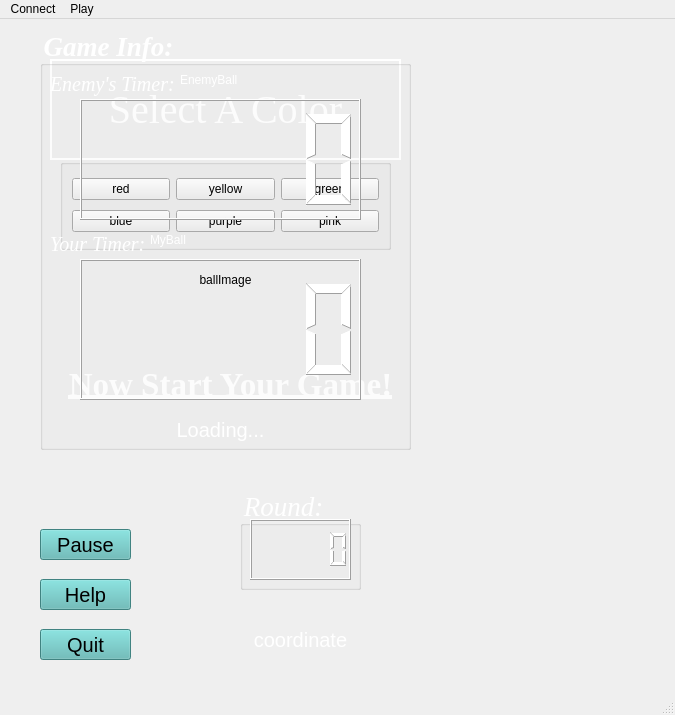
<?xml version="1.0" encoding="UTF-8"?>
<ui version="4.0">
 <class>MainWindow</class>
 <widget class="QMainWindow" name="MainWindow">
  <property name="geometry">
   <rect>
    <x>0</x>
    <y>0</y>
    <width>675</width>
    <height>715</height>
   </rect>
  </property>
  <property name="windowTitle">
   <string>MainWindow</string>
  </property>
  <widget class="QWidget" name="centralwidget">
   <widget class="QPushButton" name="selectButton">
    <property name="geometry">
     <rect>
      <x>50</x>
      <y>40</y>
      <width>351</width>
      <height>101</height>
     </rect>
    </property>
    <property name="font">
     <font>
      <family>Times New Roman</family>
      <pointsize>30</pointsize>
      <bold>false</bold>
      <underline>false</underline>
     </font>
    </property>
    <property name="cursor">
     <cursorShape>PointingHandCursor</cursorShape>
    </property>
    <property name="autoFillBackground">
     <bool>false</bool>
    </property>
    <property name="styleSheet">
     <string notr="true">background:transparent;
color:white;
border:2px solid white;</string>
    </property>
    <property name="text">
     <string>Select A Color</string>
    </property>
   </widget>
   <widget class="QLabel" name="ballImage">
    <property name="geometry">
     <rect>
      <x>180</x>
      <y>230</y>
      <width>91</width>
      <height>61</height>
     </rect>
    </property>
    <property name="font">
     <font>
      <stylestrategy>PreferAntialias</stylestrategy>
     </font>
    </property>
    <property name="text">
     <string>ballImage</string>
    </property>
    <property name="alignment">
     <set>Qt::AlignCenter</set>
    </property>
   </widget>
   <widget class="QGroupBox" name="ColorBox">
    <property name="geometry">
     <rect>
      <x>60</x>
      <y>140</y>
      <width>331</width>
      <height>91</height>
     </rect>
    </property>
    <property name="title">
     <string/>
    </property>
    <layout class="QGridLayout" name="gridLayout">
     <item row="0" column="0">
      <widget class="QPushButton" name="redColor">
       <property name="cursor">
        <cursorShape>PointingHandCursor</cursorShape>
       </property>
       <property name="autoFillBackground">
        <bool>false</bool>
       </property>
       <property name="text">
        <string>red</string>
       </property>
      </widget>
     </item>
     <item row="0" column="1">
      <widget class="QPushButton" name="yellowColor">
       <property name="cursor">
        <cursorShape>PointingHandCursor</cursorShape>
       </property>
       <property name="autoFillBackground">
        <bool>false</bool>
       </property>
       <property name="text">
        <string>yellow</string>
       </property>
      </widget>
     </item>
     <item row="0" column="2">
      <widget class="QPushButton" name="greenColor">
       <property name="cursor">
        <cursorShape>PointingHandCursor</cursorShape>
       </property>
       <property name="autoFillBackground">
        <bool>false</bool>
       </property>
       <property name="text">
        <string>green</string>
       </property>
      </widget>
     </item>
     <item row="1" column="0">
      <widget class="QPushButton" name="blueColor">
       <property name="cursor">
        <cursorShape>PointingHandCursor</cursorShape>
       </property>
       <property name="autoFillBackground">
        <bool>false</bool>
       </property>
       <property name="text">
        <string>blue</string>
       </property>
      </widget>
     </item>
     <item row="1" column="1">
      <widget class="QPushButton" name="purpleColor">
       <property name="cursor">
        <cursorShape>PointingHandCursor</cursorShape>
       </property>
       <property name="autoFillBackground">
        <bool>false</bool>
       </property>
       <property name="text">
        <string>purple</string>
       </property>
      </widget>
     </item>
     <item row="1" column="2">
      <widget class="QPushButton" name="pinkColor">
       <property name="cursor">
        <cursorShape>PointingHandCursor</cursorShape>
       </property>
       <property name="autoFillBackground">
        <bool>false</bool>
       </property>
       <property name="text">
        <string>pink</string>
       </property>
      </widget>
     </item>
    </layout>
   </widget>
   <widget class="QLabel" name="coordinateLabel">
    <property name="geometry">
     <rect>
      <x>230</x>
      <y>590</y>
      <width>141</width>
      <height>61</height>
     </rect>
    </property>
    <property name="font">
     <font>
      <pointsize>15</pointsize>
     </font>
    </property>
    <property name="styleSheet">
     <string notr="true">color:white;
size:10px</string>
    </property>
    <property name="text">
     <string>coordinate</string>
    </property>
    <property name="alignment">
     <set>Qt::AlignCenter</set>
    </property>
   </widget>
   <widget class="QPushButton" name="startButton">
    <property name="geometry">
     <rect>
      <x>40</x>
      <y>300</y>
      <width>381</width>
      <height>131</height>
     </rect>
    </property>
    <property name="font">
     <font>
      <family>Times New Roman</family>
      <pointsize>25</pointsize>
      <bold>true</bold>
      <underline>true</underline>
     </font>
    </property>
    <property name="cursor">
     <cursorShape>PointingHandCursor</cursorShape>
    </property>
    <property name="styleSheet">
     <string notr="true">background:transparent;
color:white;
border:none</string>
    </property>
    <property name="text">
     <string>Now Start Your Game!</string>
    </property>
   </widget>
   <widget class="QGroupBox" name="GameInfoBox">
    <property name="geometry">
     <rect>
      <x>40</x>
      <y>10</y>
      <width>371</width>
      <height>421</height>
     </rect>
    </property>
    <property name="font">
     <font>
      <family>Times New Roman</family>
      <pointsize>20</pointsize>
      <italic>true</italic>
      <bold>true</bold>
     </font>
    </property>
    <property name="cursor">
     <cursorShape>ArrowCursor</cursorShape>
    </property>
    <property name="styleSheet">
     <string notr="true">color: rgb(255, 255, 255)</string>
    </property>
    <property name="title">
     <string>Game Info:</string>
    </property>
    <widget class="QLCDNumber" name="lcdNumberEnemy">
     <property name="geometry">
      <rect>
       <x>40</x>
       <y>70</y>
       <width>281</width>
       <height>121</height>
      </rect>
     </property>
    </widget>
    <widget class="QLCDNumber" name="lcdNumberYour">
     <property name="geometry">
      <rect>
       <x>40</x>
       <y>230</y>
       <width>281</width>
       <height>141</height>
      </rect>
     </property>
    </widget>
    <widget class="QLabel" name="EnemysTimerLabel">
     <property name="geometry">
      <rect>
       <x>10</x>
       <y>40</y>
       <width>151</width>
       <height>31</height>
      </rect>
     </property>
     <property name="font">
      <font>
       <family>Times New Roman</family>
       <pointsize>15</pointsize>
       <italic>true</italic>
       <bold>false</bold>
      </font>
     </property>
     <property name="text">
      <string>Enemy's Timer:</string>
     </property>
    </widget>
    <widget class="QLabel" name="YourTimerLabel">
     <property name="geometry">
      <rect>
       <x>10</x>
       <y>200</y>
       <width>111</width>
       <height>31</height>
      </rect>
     </property>
     <property name="font">
      <font>
       <family>Times New Roman</family>
       <pointsize>15</pointsize>
       <italic>true</italic>
       <bold>false</bold>
      </font>
     </property>
     <property name="text">
      <string>Your Timer:</string>
     </property>
    </widget>
    <widget class="QLabel" name="MyBall">
     <property name="geometry">
      <rect>
       <x>110</x>
       <y>200</y>
       <width>61</width>
       <height>21</height>
      </rect>
     </property>
     <property name="text">
      <string>MyBall</string>
     </property>
    </widget>
    <widget class="QLabel" name="EnemyBall">
     <property name="geometry">
      <rect>
       <x>140</x>
       <y>40</y>
       <width>61</width>
       <height>21</height>
      </rect>
     </property>
     <property name="text">
      <string>EnemyBall</string>
     </property>
    </widget>
   </widget>
   <widget class="QLabel" name="loadLabel">
    <property name="geometry">
     <rect>
      <x>160</x>
      <y>390</y>
      <width>121</width>
      <height>41</height>
     </rect>
    </property>
    <property name="font">
     <font>
      <pointsize>15</pointsize>
     </font>
    </property>
    <property name="styleSheet">
     <string notr="true">color: white</string>
    </property>
    <property name="text">
     <string>Loading...</string>
    </property>
    <property name="alignment">
     <set>Qt::AlignCenter</set>
    </property>
   </widget>
   <widget class="QGroupBox" name="roundCountBox">
    <property name="geometry">
     <rect>
      <x>240</x>
      <y>470</y>
      <width>121</width>
      <height>101</height>
     </rect>
    </property>
    <property name="font">
     <font>
      <family>Times New Roman</family>
      <pointsize>20</pointsize>
      <italic>true</italic>
     </font>
    </property>
    <property name="styleSheet">
     <string notr="true">color:white;</string>
    </property>
    <property name="title">
     <string>Round:</string>
    </property>
    <widget class="QLCDNumber" name="lcdRoundNumber">
     <property name="geometry">
      <rect>
       <x>10</x>
       <y>30</y>
       <width>101</width>
       <height>61</height>
      </rect>
     </property>
     <property name="layoutDirection">
      <enum>Qt::LeftToRight</enum>
     </property>
    </widget>
   </widget>
   <widget class="QPushButton" name="pauseButton">
    <property name="geometry">
     <rect>
      <x>40</x>
      <y>510</y>
      <width>91</width>
      <height>31</height>
     </rect>
    </property>
    <property name="font">
     <font>
      <pointsize>15</pointsize>
     </font>
    </property>
    <property name="cursor">
     <cursorShape>PointingHandCursor</cursorShape>
    </property>
    <property name="styleSheet">
     <string notr="true">background-color:rgb(90, 183, 180);
color:rgb(0, 0, 0);</string>
    </property>
    <property name="text">
     <string>Pause</string>
    </property>
   </widget>
   <widget class="QPushButton" name="helpButton">
    <property name="geometry">
     <rect>
      <x>40</x>
      <y>560</y>
      <width>91</width>
      <height>31</height>
     </rect>
    </property>
    <property name="font">
     <font>
      <pointsize>15</pointsize>
     </font>
    </property>
    <property name="cursor">
     <cursorShape>PointingHandCursor</cursorShape>
    </property>
    <property name="styleSheet">
     <string notr="true">background-color:rgb(90, 183, 180);
color:rgb(0, 0, 0);</string>
    </property>
    <property name="text">
     <string>Help</string>
    </property>
   </widget>
   <widget class="QPushButton" name="quitButton">
    <property name="geometry">
     <rect>
      <x>40</x>
      <y>610</y>
      <width>91</width>
      <height>31</height>
     </rect>
    </property>
    <property name="font">
     <font>
      <pointsize>15</pointsize>
     </font>
    </property>
    <property name="cursor">
     <cursorShape>PointingHandCursor</cursorShape>
    </property>
    <property name="styleSheet">
     <string notr="true">background-color:rgb(90, 183, 180);
color:rgb(0, 0, 0);</string>
    </property>
    <property name="text">
     <string>Quit</string>
    </property>
   </widget>
  </widget>
  <widget class="QMenuBar" name="menubar">
   <property name="geometry">
    <rect>
     <x>0</x>
     <y>0</y>
     <width>675</width>
     <height>17</height>
    </rect>
   </property>
   <widget class="QMenu" name="menuConnect">
    <property name="cursor">
     <cursorShape>ArrowCursor</cursorShape>
    </property>
    <property name="title">
     <string>Connect</string>
    </property>
    <addaction name="actionCreate_the_connection"/>
    <addaction name="actionConnect_to_Server"/>
   </widget>
   <widget class="QMenu" name="menuPlay">
    <property name="cursor">
     <cursorShape>ArrowCursor</cursorShape>
    </property>
    <property name="title">
     <string>Play</string>
    </property>
    <addaction name="actionStart"/>
    <addaction name="actionAdmit_defeat"/>
   </widget>
   <addaction name="menuConnect"/>
   <addaction name="menuPlay"/>
  </widget>
  <widget class="QStatusBar" name="statusbar"/>
  <action name="actionCreate_the_connection">
   <property name="text">
    <string>Create the connection</string>
   </property>
  </action>
  <action name="actionConnect_to_Server">
   <property name="text">
    <string>Connect to Server</string>
   </property>
  </action>
  <action name="actionStart">
   <property name="text">
    <string>Start</string>
   </property>
  </action>
  <action name="actionAdmit_defeat">
   <property name="text">
    <string>Admit defeat</string>
   </property>
  </action>
 </widget>
 <resources/>
 <connections>
  <connection>
   <sender>selectButton</sender>
   <signal>clicked()</signal>
   <receiver>ColorBox</receiver>
   <slot>show()</slot>
   <hints>
    <hint type="sourcelabel">
     <x>195</x>
     <y>107</y>
    </hint>
    <hint type="destinationlabel">
     <x>195</x>
     <y>202</y>
    </hint>
   </hints>
  </connection>
  <connection>
   <sender>quitButton</sender>
   <signal>clicked()</signal>
   <receiver>MainWindow</receiver>
   <slot>close()</slot>
   <hints>
    <hint type="sourcelabel">
     <x>105</x>
     <y>640</y>
    </hint>
    <hint type="destinationlabel">
     <x>337</x>
     <y>357</y>
    </hint>
   </hints>
  </connection>
 </connections>
</ui>
